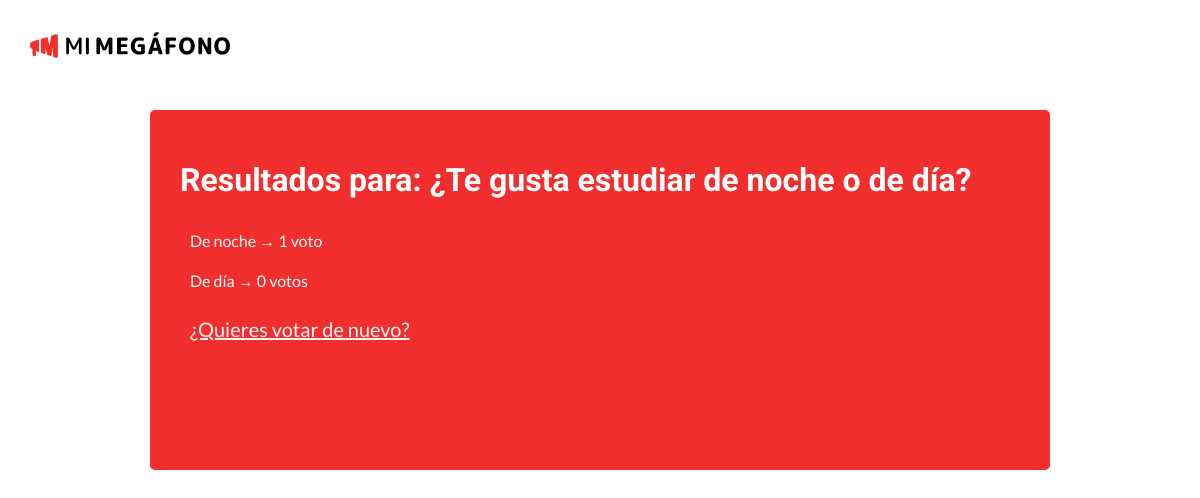
The app's page /polls/2/results/ with its own data.
### polls/models.py (models this page shows, shortened)
class Question(models.Model):
    question_text = models.CharField(max_length=200)
    pub_date = models.DateTimeField('date published')

class Choice(models.Model):
    question = models.ForeignKey(Question, on_delete=models.CASCADE)
    choice_text = models.CharField(max_length=200)
    votes = models.IntegerField(default=0)

### polls/views.py (the view)
# urls.py: path('<int:pk>/results/', views.ResultsView.as_view(), name='results'),
class ResultsView(generic.DetailView):
    model = Question
    template_name = 'polls/results.html'

### polls/templates/polls/results.html (shortened to what this page needs)
<!DOCTYPE html>
<html lang="es">
<head>
    {% load static %}
    <link rel="stylesheet" type="text/css" href="{% static 'polls/style.css' %}">
</head>
<body>
    <header>
        <a class="header-brand" href="{% url 'polls:index' %}">
        </a>
    </header>
    <div class="container">
        <h1 class="poll-title">Resultados para: {{ question.question_text }}</h1>
        <ul class="poll-list">
        {% for choice in question.choice_set.all %}
            <li class="list-result">{{ choice.choice_text }} &rightarrow; {{ choice.votes }} voto{{ choice.votes|pluralize }}</li>
        {% endfor %}
        </ul>
        <a class="vote-link" href="{% url 'polls:detail' question.id %}">¿Quieres votar de nuevo?</a>
    </div>
</body>
</html>

### polls/static/polls/style.css (style rules this page uses)
:root { --primary-color: #f32e2e; --secondary-color: #1a1a1a; --terciary-color: #f3f3f3; --font-title: 'Roboto', sans-serif; --font: 'Lato', sans-serif; }
body { margin: 0; padding: 0; width: 100%; height: 100%; font-family: var(--font); }
header { width: 100%; height: 30px; padding: 30px; display: flex; justify-content: flex-start; box-sizing: border-box; }
.header-brand { width: 200px; height: 30px; }
.header-svg { width: 100%; height: 100%; }
.container { width: 70%; min-height: 300px; margin: 50px auto; background-color: var(--primary-color); color: white; border-radius: 5px; padding: 30px; }
.poll-list { padding: 0; }
.poll-title { font-family: var(--font-title); }
.list-result { list-style: none; padding: 10px; }
.vote-link { color: var(--terciary-color); font-size: 20px; margin-left: 10px; }

### records on screen
Question: question_text "¿Te gusta estudiar de noche o de día?"
Choice: choice_text "De noche", votes "1"
Choice: choice_text "De día", votes "0"
